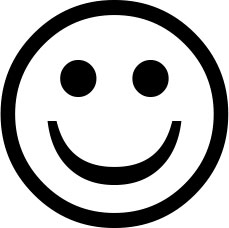
%> input picture Smileyexample.jpg, 229 x 228 px; its folder holds only this picture in this run
$ octave example.m   (GNU Octave 9; MATLAB toolbox functions it lacks are replaced by stand-ins)
%> lines starting %> are read from the running program, lines starting %| are printed output that depends on the picture; in (x1, y1, x2, y2) boxes, pixels count from 0 and x2, y2 are one past the last pixel; in counts of white or black regions, pixels touching at a corner belong together; the program's own positions count from 1
### scaleDown.m
% Mathias Schwengerer
function img = scaleDown(img, m)
% skaliert das Bild 'img' so, dass die schm鋖ere Seite 'm' Pixel hat.

minSize = min(size(img,1), size(img,2));

if minSize > m
   s = m / minSize;
   T = [s 0 0; 0 s 0; 0 0 1];
   img = imgTransform(img, T);
end

### FindSheet.m
function [findsheet] =FindSheet(bild)
%Sabrina Oblasser
    I =bild;

    Theshold=graythresh(I);

    Image_BW=im2bw(I,Theshold);

    pa=CannyFilter(Image_BW, Theshold);

    pa=imbinarize(pa);

    SE=strel('disk',3);

    BW=imdilate(pa,SE);

    %figure,imshow(BW);

    Image_BW=imfill(BW,'holes');

    %imshow(Image_BW);

    l=detect(Image_BW);

    size=find(l(1,:)==0,1,'first')-1;

    boundingbox=l(:,1:size);

    boundingboxT=boundingbox';

    % [13 lines of commented-out code are left out]

    findsheet=boundingboxT;

end

### CannyFilter.m
function [canny] = CannyFilter(bild, treshold)
%Sabrina Oblasser
img=bild;

%Value for Thresholding
T_Low = 0.075;
T_High = 0.175;
%Gaussian Filter Coefficient
B = [2, 4, 5, 4, 2; 4, 9, 12, 9, 4;5, 12, 15, 12, 5;4, 9, 12, 9, 4;2, 4, 5, 4, 2 ];
B = 1/159.* B;
%Convolution of image by Gaussian Coefficient
A=conv2(double(img), B, 'same');
%Filter for horizontal and vertical direction
KGx = [-1, 0, 1; -2, 0, 2; -1, 0, 1];
KGy = [1, 2, 1; 0, 0, 0; -1, -2, -1];
%Convolution by image by horizontal and vertical filter
Filtered_X = conv2(A, KGx, 'same');
Filtered_Y = conv2(A, KGy, 'same');
%Calculate directions/orientations
arah = atan2 (Filtered_Y, Filtered_X);
arah = arah*180/pi;
pan=size(A,1);
leb=size(A,2);


arah(arah < 0) = arah(arah < 0) + 360;

arah2=zeros(pan, leb);
arah2 = arah;
arah2((arah >= 0     & arah < 22.5)  | (arah >= 157.5 & arah < 202.5) | (arah >= 337.5 & arah <=360)) = 0;
arah2((arah >= 22.5  & arah < 67.5)  | (arah >= 202.5 & arah < 247.5)) = 45;
arah2((arah >= 67.5  & arah < 112.5) | (arah >= 247.5 & arah < 292.5)) = 90;
arah2((arah >= 112.5 & arah < 157.5) | (arah >= 292.5 & arah < 337.5)) = 135;

%figure, imagesc(arah2); colorbar;
%Calculate magnitude
magnitude = (Filtered_X.^2) + (Filtered_Y.^2);
magnitude2 = sqrt(magnitude);
BW = zeros (pan, leb);
%Non-Maximum Supression
for i=2:pan-1
    for j=2:leb-1
        if (arah2(i,j)==0)
            BW(i,j) = (magnitude2(i,j) == max([magnitude2(i,j), magnitude2(i,j+1), magnitude2(i,j-1)]));
        elseif (arah2(i,j)==45)
            BW(i,j) = (magnitude2(i,j) == max([magnitude2(i,j), magnitude2(i+1,j-1), magnitude2(i-1,j+1)]));
        elseif (arah2(i,j)==90)
            BW(i,j) = (magnitude2(i,j) == max([magnitude2(i,j), magnitude2(i+1,j), magnitude2(i-1,j)]));
        elseif (arah2(i,j)==135)
            BW(i,j) = (magnitude2(i,j) == max([magnitude2(i,j), magnitude2(i+1,j+1), magnitude2(i-1,j-1)]));
        end;
    end;
end;

BW = BW.*magnitude2;
%figure, imshow(BW);
%Hysteresis Thresholding
T_Low = T_Low * max(max(BW));
T_High = T_High * max(max(BW));
T_res = zeros (pan, leb);
for i = 1  : pan
    for j = 1 : leb
        if (BW(i, j) < T_Low)
            T_res(i, j) = 0;
        elseif (BW(i, j) > T_High)
            T_res(i, j) = 1;
        %Using 8-connected components
        elseif ( BW(i+1,j)>T_High || BW(i-1,j)>T_High || BW(i,j+1)>T_High || BW(i,j-1)>T_High || BW(i-1, j-1)>T_High || BW(i-1, j+1)>T_High || BW(i+1, j+1)>T_High || BW(i+1, j-1)>T_High)
            T_res(i,j) = 1;
        end;
    end;
end;
edge_final = uint8(T_res.*255);
%Show final edge detection result
%figure, imshow(edge_final);


    %Canny Filter
    canny = edge_final;

### detect.m
function [boundingboxes]  = detect(bw);
%Sabrina Oblasser
[m,n]=size(bw);
bwnnew = [ zeros(1,n) ;  bw; zeros(1,n)];
bwnnew  = [ zeros(m+2,1) , bwnnew , zeros(m+2,1)];

labelMatrix=zeros(size(bwnnew)); %labelMatrixabel array 0 not labeled
%Label of the different Areas
startLabel=1;
%matrix in which the boundingboxes are written (x and y coordinate of lower
%left point, width, height)
boundingbox=zeros(4,n);

%search for white pixels in binary image
for(ir=2:m+1)
    for(ic=2:n+1)
        curdata=bwnnew(ir,ic);
        lc           = labelMatrix(ir,ic);
        if((curdata==1)&&(lc==0))
            labelMatrix(ir,ic)=startLabel;
            queue=zeros(2,m*n);
            queue(1,1)=ir;
            queue(2,1)=ic;
            %find connecting Pixels and mark them in labelMatrix, write the
            %coordinates of the rectangles drawn around the different areas
            %in boundingbox
             [labelMatrix,boundingbox] = findConnectingPixels(bwnnew,startLabel,labelMatrix,queue,boundingbox);

             startLabel = startLabel+1;
        end

    end

end

labelMatrix(labelMatrix==-1)=0;
boundingboxes=boundingbox;

end

### FindBestEllipse.m
%author Florian Wicher
function [xCenter,yCenter,a,minorAxis,alpha] = FindBestEllipse(image)

%Bildausschnitte, die Kandidaten f黵 das Blatt Papier sind
F = FindSheet(image);
    results = zeros(0,6);

for i = 1:size(F,1)

    croppedImage = imcrop(image, F(i,1:4));

    binaryImage = imbinarize(rgb2gray(croppedImage));
    binaryImage = MedianFilter(binaryImage);
    binaryImage = OpenImage(binaryImage,5);
    kantenbild = CannyFilter(binaryImage,0.2);
    if sum(kantenbild(:)) < 10000000
        %aufgrund der hohen Komplexit鋞 ist der Algorithmus f黵 sehr gro遝
        %Bilder quasi unbrauchbar :( Die Ausf黨rung f黨rt meistens dazu,
        %dass sich Matlab aufh鋘gt.

    [Y,X]=find(kantenbild);  %liste der Koordinaten aller Vordergrundpixel

    hypotenuseSquared = (X-X').^2 + (Y-Y').^2;
    [P,Q] = find(hypotenuseSquared);
    index = P<Q;
    P = uint32(P(index));
    Q = uint32(Q(index));
    highestScoringEllipse = zeros(1,6);
    highscore = 0;

    %w鋒le mithilfe eines zuf鋖lig ausgew鋒lten Elements der
    %symmetrischen Gruppe S(length(P)) eine Untermenge von zu
    %黚erpr黤enden Punktpaaren
    pairSubset = (randsample(length(P),min(length(P),10*length(Y))))';
    for pair = pairSubset

        x1=X(P(pair));
        x2=X(Q(pair));

        y1=Y(P(pair));
        y2=Y(Q(pair));

        majorAxisSquared = hypotenuseSquared(P(pair),Q(pair))/4;

        xCenter=0.5*x1 + 0.5*x2; yCenter=0.5*y1 + 0.5*y2;
        thirdPointDistanceSquared = (X-xCenter).^2 + (Y-yCenter).^2;

        %Punkte, die weiter als die Scheitelpunkte der Hauptachse
        %vom Mittelpunkt entfernt sind, k鰊nen die Ellipsengleichung
        %nicht erf黮len, da per Definition die Scheitelpunkte der Haupt-
        %achse die Punkte sind, die vom Mittelpunkt am weitesten entfernt
        %sind
        K = thirdPointDistanceSquared <= majorAxisSquared;


        % Der in der Folge verwendete Approach basiert auf
        %"A new efficient ellipse detection method", Yonghong Xie, Qiang Ji,
        %2002 in Object recognition supported by user interaction for service robots;
        %Die hier verwendeten Variablennamen sind dieselben wie dort. Siehe
        %dort auch f黵 Skizzen und genaue Erkl鋜ung des Verfahrens.
        fSquare = (X(K)-x2).^2 + (Y(K)-y2).^2;
        cosineTau = (majorAxisSquared + thirdPointDistanceSquared(K) - fSquare) ./ (2*sqrt(majorAxisSquared*thirdPointDistanceSquared(K)));
        cosineTau = max(-1,cosineTau);
        cosineTau = min(1,cosineTau);
        sineTauSq = 1 - cosineTau.^2; %weil sin(x)^2+cos(x)^2=1
        minorAxis = sqrt( (majorAxisSquared * thirdPointDistanceSquared(K) .* sineTauSq) ./ (majorAxisSquared - thirdPointDistanceSquared(K) .* cosineTau.^2) );

        %runden, damit wir die Ergebnisse in bins einteilen k鰊nen
        indices = round(minorAxis);

        %entferne die ergebnisse, die auf 0 gerundet wurden (entartete oder
        %beinahe entartete Ellipsen)
        indices = indices(indices>0);

        akkumulator = accumarray(indices, 1);

        %durch die Diskretisierung und ungenaue Gleitpunktarithmetik kann
        %das Ergebnis ungenau sein. Durch die Gl鋞tung des Ergebnisses mit
        %einem Gauss-Filter werden Nachbarzellen im Akkumulator ebenfalls
        %erh鰄t.
        akkumulator = conv(akkumulator,fspecial('gaussian', [6 1], 1),'same');
        akkumulator(1:ceil(sqrt(majorAxisSquared)*0.4)) = 0;
        [score, index] = max(akkumulator);

        %merke dir die plausibelste Hypothese  also die Ellipsengleichung,
        %die die meisten Punkte erf黮len
        if (highscore < score)
            highestScoringEllipse = [xCenter+F(i,1) yCenter+F(i,2) sqrt(majorAxisSquared) index atand((y1-y2)/(x1-x2)) score];
            highscore = score;
        end
    end
    %h鋘ge das beste Ergebnis dieses Bildausschnitts an die Kandidatenliste
    %f黵 das Ergebnis der Suche an.
    results = cat(1, results, highestScoringEllipse);
    end
end

%w鋒le die Ellipsengleichung mit dem h鯿hsten Score und retourniere sie.
[~, index] = max(results(:,6));

t = num2cell(results(index,:));
[xCenter,yCenter,a,minorAxis,alpha,~]=deal(t{:});

### OpenImage.m
%Julia Kleinferchner
function [filtered_image] = OpenImage(img, r)
%applies an opening filter with the selected size r to the input image.
%as opening pattern, a circle with radius r is used

%create a Disk Pattern
pattern = CreateDisk(r);

eroded_image = img; %copy input image

%erosion
for i = 1:size(img,1)
    for n = 1:size(img,2)
        %check if the neighborhood is smaller than radius r (at the border)
        left = r;
        right = r;
        top = r;
        bottom = r;
        if(i < r+1)
            left = i-1;
        end
        if(i > size(img,1) - r)
            right = i - size(img,1);
        end
        if(n < r+1)
            top = n-1;
        end
        if(n > size(img,2) - r)
            bottom = n - size(img,2);
        end
        neighborhood = img((i-left):(i+right),(n-top):(n+bottom)); %get neighborhood
        c = r+1; %center of the pattern
        smaller_pattern = pattern((c-left):(c+right),(c-top):(c+bottom)); %reduce pattern according to the neighborhood size
        %check if neighborhood has a 1 everywhere the pattern has a 1
        if(sum(sum(neighborhood(smaller_pattern==1))) == sum(sum(smaller_pattern)))
            eroded_image(i,n) = 1;
        else
            eroded_image(i,n) = 0;
        end
    end
end

%dilatation
dilated_image = eroded_image;
for i = 1:size(img,1)
    for n = 1:size(img,2)
        %get the neighborhood size (smaller when at the border)
        left = r;
        right = r;
        top = r;
        bottom = r;
        if(i < r+1)
            left = i-1;
        end
        if(i > size(img,1) - r)
            right = i - size(img,1);
        end
        if(n < r+1)
            top = n-1;
        end
        if(n > size(img,2) - r)
            bottom = n - size(img,2);
        end
        smaller_pattern = pattern((c-left):(c+right),(c-top):(c+bottom)); %reduce pattern
        if eroded_image(i,n) == 0 %check every pixel that is 0
            %get all Pixels in the neighborhood that have 1 in the pattern
            patternpixels = (eroded_image((i-left):(i+right),(n-top):(n+bottom)) & smaller_pattern);
            if sum(patternpixels(:)) > 0 %if one of the pixels in the pattern is 1 in the image
                dilated_image(i,n) = 1;
            else
                dilated_image(i,n) = 0;
            end
        end
    end
end
filtered_image = dilated_image;
end

### MedianFilter.m
%Julia Kleinferchner
function [filtered_image] = MedianFilter(img)
%applies a 3x3 Median Filter to the input image

    filtered_image = img;

    %go through every pixel in the image, ignore the border
    for i = 2:(size(img,1)-1)
        for j = 2:(size(img,2)-1)
            %check a 3x3 neighborhood around the pixel
            neighborhood = img((i-1):(i+1),(j-1):(j+1));
            %pixel at position j,i is the median of the neighborhood
            filtered_image(i,j) = median(neighborhood(:));
        end
    end
end

### CreateDisk.m
%Julia Kleinferchner
function [pattern] = CreateDisk(r)
%creates a disk shape pattern with r size that can be used for filtering

%create matrix to contain the pattern
pattern = zeros(2*r + 1);

for i=1:size(pattern,1)
    for n=1:size(pattern,2)
        %calculate distance from center
        distance = sqrt((i - r - 1)^2 + (n - r - 1)^2);
        if distance <= r
            pattern(i,n) = 1;
        end
    end
end
end

### example.m
close all
startingFolder = 'dir';
% Get the name of the file that the user wants to use.
defaultFileName = fullfile(startingFolder, '*.jpg');
[baseFileName, folder] = uigetfile(defaultFileName, 'Select a file');
%> the answer given: Smileyexample.jpg
if baseFileName == 0
  % User clicked the Cancel button.
  return;
end
fullFileName = fullfile(folder, baseFileName);
I = imread(fullFileName);
%> I is the input picture: size 228x229x3 uint8; min 0, max 255, mean 183.3

figure(),set(gcf, 'Name', 'Before', 'NumberTitle', 'off'),imshow(I);

%I = imread('Datensatz/IMG_4069.jpg');
% scale the image
I = scaleDown(I, 1000);

%imshow(CannyFilter(imbinarize(rgb2gray(I)),0.1));

[x0,y0,a,b,alpha] = FindBestEllipse(I);
%> in FindSheet, `Theshold=graythresh(I);`: Theshold = 0.506
%> in FindSheet, `Image_BW=im2bw(I,Theshold);`:
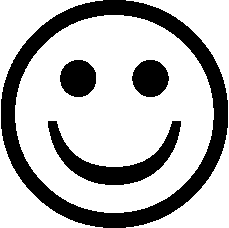
%> Image_BW: size 228x229 logical; 71.8% white; 4 black regions, box (x1, y1, x2, y2) and area: (1, 0, 228, 228) 9964, (48, 121, 181, 185) 2615, (60, 60, 96, 97) 1063, (132, 60, 169, 97) 1057
%> in CannyFilter, `arah(arah < 0) = arah(arah < 0) + 360;`:
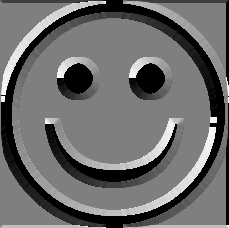
%> arah: size 228x229 double; min 0, max 359.8, mean 151.7; drawn with min black and max white
%> after the loop in CannyFilter, `for i=2:pan-1`:
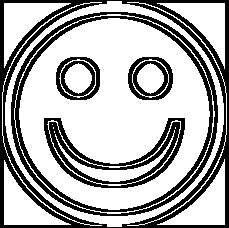
%> BW: size 228x229 double; values 0 (black) and 1 (white), 68.6% white; 5 black regions, box (x1, y1, x2, y2) and area: (0, 0, 229, 228) 7033, (11, 12, 218, 216) 4752, (44, 118, 185, 188) 2863, (128, 57, 173, 100) 890, (56, 57, 100, 100) 879
%> in CannyFilter, `BW = BW.*magnitude2;`:
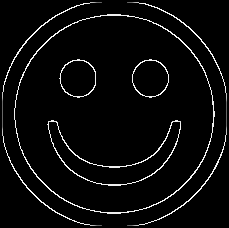
%> BW: size 228x229 double; min 0, max 2.33, mean 0.101; drawn with min black and max white
%> in CannyFilter, `T_Low = T_Low * max(max(BW));`: T_Low = 0.175
%> in CannyFilter, `T_High = T_High * max(max(BW));`: T_High = 0.408
%> after the loop in CannyFilter, `for i = 1  : pan`: T_res: size 228x229 double; values 0 (black) and 1 (white), 4.6% white in thin lines or dots
%> in CannyFilter, `edge_final = uint8(T_res.*255);`: edge_final: size 228x229 uint8; 4.6% white in thin lines or dots
%> in FindSheet, `pa=imbinarize(pa);`: pa: size 228x229 logical; 4.6% white in thin lines or dots
%> in FindSheet, `BW=imdilate(pa,SE);`: BW: size 228x229 logical; 20.4% white; 6 white regions, box (x1, y1, x2, y2) and area: (12, 12, 217, 216) 3514, (45, 118, 183, 188) 2151, (125, 0, 229, 228) 1865, (0, 0, 104, 228) 1862, (57, 57, 98, 100) 643, (130, 57, 171, 100) 640
%> in FindSheet, `Image_BW=imfill(BW,'holes');`: Image_BW: size 228x229 logical; 69.9% white; 5 black regions, box (x1, y1, x2, y2) and area: (5, 0, 224, 228) 6112, (140, 0, 229, 92) 2415, (140, 136, 229, 228) 2415, (0, 137, 89, 228) 2401, (0, 0, 89, 91) 2396
%> in detect, `bwnnew = [ zeros(1,n) ;  bw; zeros(1,n)];`: bwnnew: size 230x229 double; values 0 (black) and 1 (white), 69.2% white; 1 black region, box (x1, y1, x2, y2) and area: (0, 0, 229, 230) 16197
%> in detect, `bwnnew  = [ zeros(m+2,1) , bwnnew , zeros(m+2,1)];`: bwnnew: size 230x231 double; values 0 (black) and 1 (white), 68.6% white; 1 black region, box (x1, y1, x2, y2) and area: (0, 0, 231, 230) 16657
%> after the loop in detect, `for(ir=2:m+1)`:
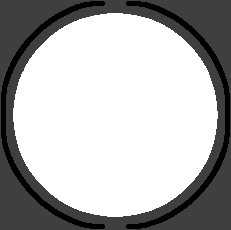
%> labelMatrix: size 230x231 double; min -1, max 3, mean 1.78; drawn with min black and max white
%> after the loop in detect, `for(ir=2:m+1)`: boundingbox = 229 columns, first 8: [13 0 0 0 0 0 0 0; 13 0 0 0 0 0 0 0; 205 0 0 0 0 0 0 0; 204 0 0 0 0 0 0 0]; startLabel = 4
%> in detect, `labelMatrix(labelMatrix==-1)=0;`:
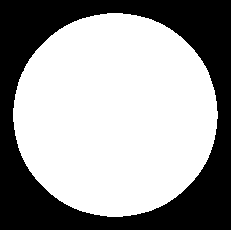
%> labelMatrix: size 230x231 double; values 0 (black) and 3 (white), 61.6% white; 1 black region, box (x1, y1, x2, y2) and area: (0, 0, 231, 230) 20384
%> in detect, `boundingboxes=boundingbox;`: boundingboxes has the same summary as boundingbox
%> in FindSheet, `l=detect(Image_BW);`: l has the same summary as boundingbox in detect
%> in FindSheet, `size=find(l(1,:)==0,1,'first')-1;`: size = 1
%> in FindSheet, `boundingbox=l(:,1:size);`: boundingbox = [13; 13; 205; 204]
%> in FindSheet, `boundingboxT=boundingbox';`: boundingboxT = [13 13 205 204]
%> the loop in FindBestEllipse, `for i = 1:size(F,1)` made 1 pass
%> (T_Low in CannyFilter, T_High in CannyFilter) on pass 1: (0.175, 0.408)
%> pass 1, in OpenImage, `dilated_image = eroded_image;`:
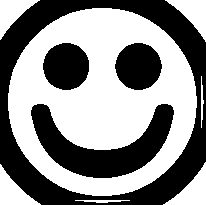
%> dilated_image: size 205x206 logical; 54.9% white; 4 black regions, box (x1, y1, x2, y2) and area: (0, 0, 206, 205) 11074, (31, 104, 174, 178) 4559, (43, 43, 89, 90) 1706, (115, 43, 162, 90) 1697
%> the run ends on the next line

$ run again, on Smileyexample1.jpg
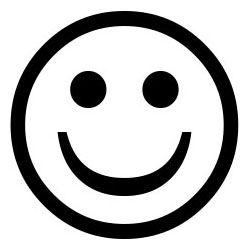
%> input picture Smileyexample1.jpg, 250 x 250 px
%> I is the input picture: size 250x250x3 uint8; min 0, max 255, mean 195.1
%> Theshold = 0.506
%> in CannyFilter, `T_Low = T_Low * max(max(BW));`: T_Low = 0.175
%> in CannyFilter, `T_High = T_High * max(max(BW));`: T_High = 0.408
%> edge_final: size 250x250 uint8; 4% white in thin lines or dots, all inside (x1, y1, x2, y2) = (10, 10, 238, 240)
%> in detect, `bwnnew  = [ zeros(m+2,1) , bwnnew , zeros(m+2,1)];`:
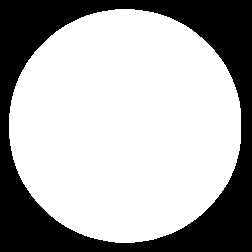
%> bwnnew: size 252x252 double; values 0 (black) and 1 (white), 67.6% white; 1 black region, box (x1, y1, x2, y2) and area: (0, 0, 252, 252) 20590
%> after the loop in detect, `for(ir=2:m+1)`: boundingbox = 250 columns, first 8: [9 0 0 0 0 0 0 0; 9 0 0 0 0 0 0 0; 232 0 0 0 0 0 0 0; 234 0 0 0 0 0 0 0]; startLabel = 2
%> boundingboxes has the same summary as boundingbox
%> l has the same summary as boundingbox in detect
%> size = 1
%> in FindSheet, `boundingbox=l(:,1:size);`: boundingbox = [9; 9; 232; 234]
%> boundingboxT = [9 9 232 234]
%> the loop in FindBestEllipse, `for i = 1:size(F,1)` made 1 pass
%> (T_Low in CannyFilter, T_High in CannyFilter) on pass 1: (0.175, 0.408)
%> pass 1, in OpenImage, `dilated_image = eroded_image;`:
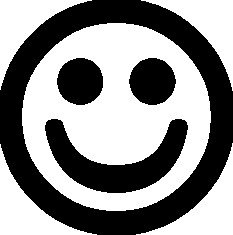
%> dilated_image: size 235x233 logical; 55.6% white; 4 black regions, box (x1, y1, x2, y2) and area: (0, 0, 233, 235) 16345, (45, 119, 188, 193) 4557, (57, 58, 103, 105) 1705, (129, 58, 176, 105) 1697
